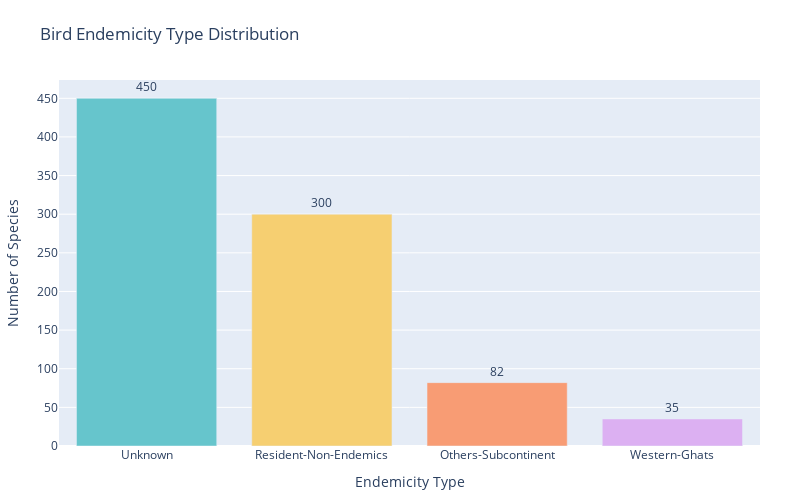

Notebook source saved alongside this figure:
### Markdown cell above
## Bird Endemicity Type Distribution

### Code cell
# Step 1: Get count from birds_df
end_df = birds_df['endemicity_type'].value_counts().reset_index()
end_df.columns = ['endemicity_type', 'count']

# Step 2: Plot bar chart
fig = px.bar(
    end_df,
    x='endemicity_type',
    y='count',
    text='count',
    color='endemicity_type',
    color_discrete_sequence=px.colors.qualitative.Pastel,
    title='Bird Endemicity Type Distribution'
)

fig.update_traces(textposition='outside')

fig.update_layout(
    xaxis_title='Endemicity Type',
    yaxis_title='Number of Species',
    showlegend=False,
    height=500,
    width=800,
    margin=dict(l=40, r=40, t=80, b=40)
)

fig.show()

### Figure 1 — Plotly figure (JSON) as saved in the notebook; plotly's stock layout.template omitted (floating-point values rounded to 4 significant figures)
{"data": [{"alignmentgroup": "True", "hovertemplate": "endemicity_type=%{x}<br>count=%{text}<extra></extra>", "legendgroup": "Unknown", "marker": {"color": "rgb(102, 197, 204)", "pattern": {"shape": ""}}, "name": "Unknown", "offsetgroup": "Unknown", "orientation": "v", "showlegend": true, "text": [450], "textposition": "outside", "type": "bar", "x": ["Unknown"], "xaxis": "x", "y": [450], "yaxis": "y"}, {"alignmentgroup": "True", "hovertemplate": "endemicity_type=%{x}<br>count=%{text}<extra></extra>", "legendgroup": "Resident-Non-Endemics", "marker": {"color": "rgb(246, 207, 113)", "pattern": {"shape": ""}}, "name": "Resident-Non-Endemics", "offsetgroup": "Resident-Non-Endemics", "orientation": "v", "showlegend": true, "text": [300], "textposition": "outside", "type": "bar", "x": ["Resident-Non-Endemics"], "xaxis": "x", "y": [300], "yaxis": "y"}, {"alignmentgroup": "True", "hovertemplate": "endemicity_type=%{x}<br>count=%{text}<extra></extra>", "legendgroup": "Others-Subcontinent", "marker": {"color": "rgb(248, 156, 116)", "pattern": {"shape": ""}}, "name": "Others-Subcontinent", "offsetgroup": "Others-Subcontinent", "orientation": "v", "showlegend": true, "text": [82], "textposition": "outside", "type": "bar", "x": ["Others-Subcontinent"], "xaxis": "x", "y": [82], "yaxis": "y"}, {"alignmentgroup": "True", "hovertemplate": "endemicity_type=%{x}<br>count=%{text}<extra></extra>", "legendgroup": "Western-Ghats", "marker": {"color": "rgb(220, 176, 242)", "pattern": {"shape": ""}}, "name": "Western-Ghats", "offsetgroup": "Western-Ghats", "orientation": "v", "showlegend": true, "text": [35], "textposition": "outside", "type": "bar", "x": ["Western-Ghats"], "xaxis": "x", "y": [35], "yaxis": "y"}], "layout": {"barmode": "relative", "height": 500, "legend": {"title": {"text": "endemicity_type"}, "tracegroupgap": 0}, "margin": {"b": 40, "l": 40, "r": 40, "t": 80}, "showlegend": false, "title": {"text": "Bird Endemicity Type Distribution"}, "width": 800, "xaxis": {"anchor": "y", "autorange": true, "categoryarray": ["Unknown", "Resident-Non-Endemics", "Others-Subcontinent", "Western-Ghats"], "categoryorder": "array", "domain": [0, 1], "range": [-0.5, 3.5], "title": {"text": "Endemicity Type"}, "type": "category"}, "yaxis": {"anchor": "x", "autorange": true, "domain": [0, 1], "range": [0, 473.7], "title": {"text": "Number of Species"}, "type": "linear"}}}
